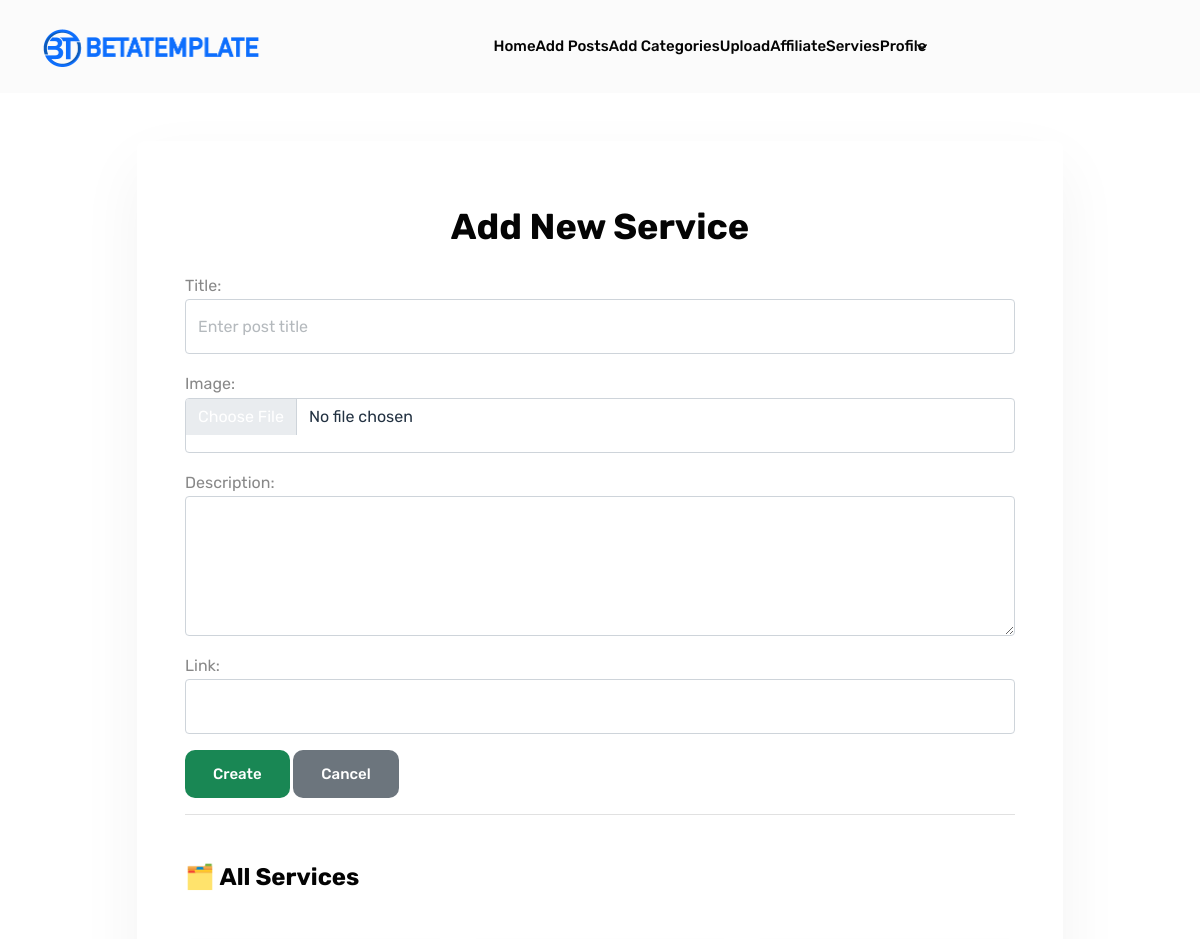
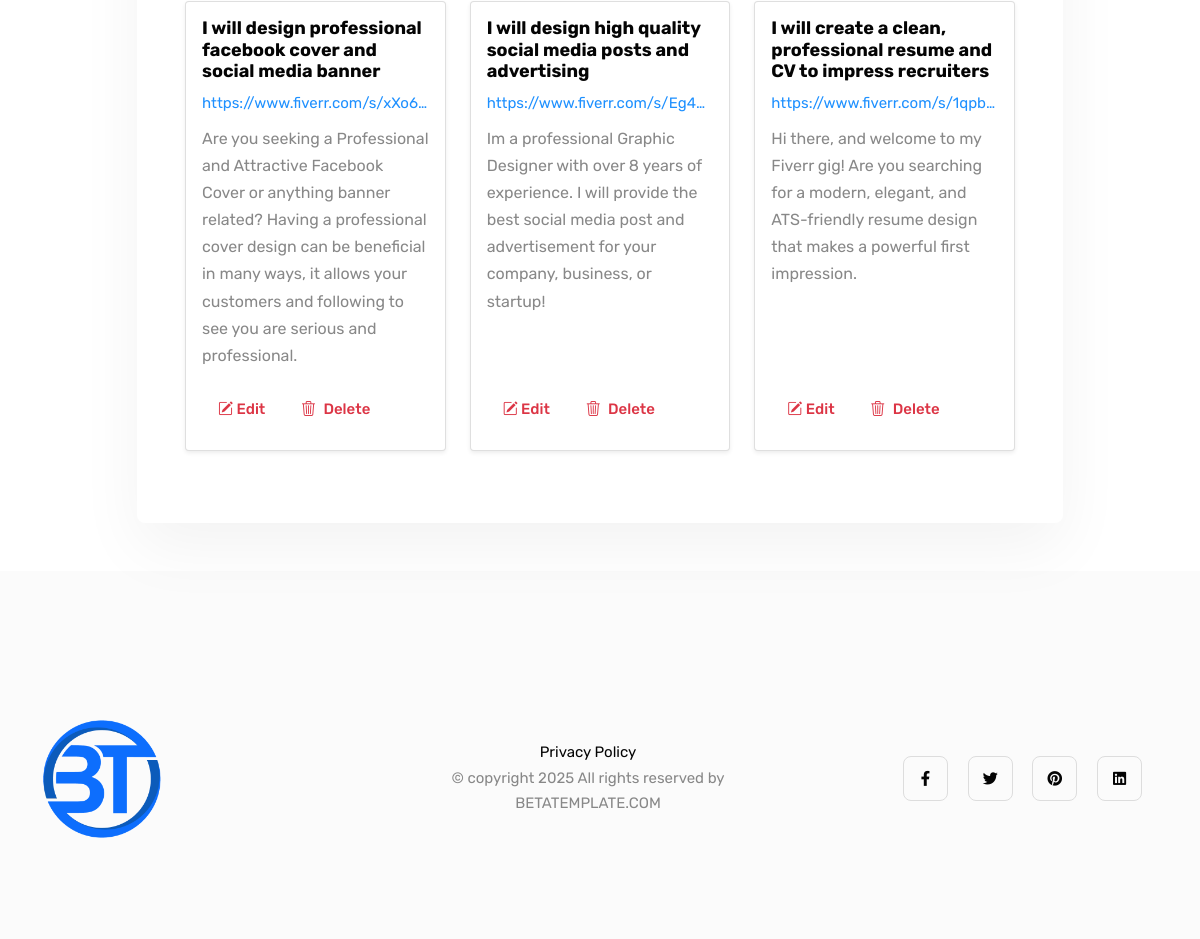
/services/create/ (signed in), run on the app's committed database (2 pictures, top to bottom).
### api/models.py (models this page shows, shortened)
class Services(models.Model):
    title = models.CharField(max_length=200)
    image = models.ImageField(upload_to='service_images/', blank=True, null=True)
    description = models.TextField()
    link = models.URLField(blank=True, null=True)
    created_at = models.DateTimeField(auto_now_add=True)

### api/views.py (the view)
# urls.py: path('services/create/', views.service_create_and_list, name='service_create_and_list'),
@login_required
@user_passes_test(is_admin)
def service_create_and_list(request):
    if request.method == 'POST':
        form = ServiceForm(request.POST, request.FILES)  # handle image uploads
        if form.is_valid():
            form.save()
            form = ServiceForm()  # reset form after saving
    else:
        form = ServiceForm()
    services = Services.objects.all()  # <-- use correct model name
    return render(request, 'service_form_and_list.html', {
        'form': form,
        'services': services,   # <-- match template variable
    })

### api/forms.py
class ServiceForm(forms.ModelForm):
    class Meta:
        model = Services
        fields = ['title', 'image', 'description', 'link']
        widgets = {
                    'title': forms.TextInput(attrs={
                        'class': 'form-control',
                        'placeholder': 'Enter post title'
                    }),
                    'image': forms.ClearableFileInput(attrs={
                        'class': 'form-control'
                    }),
                    'description': forms.Textarea(attrs={
                        'class': 'form-control'
                    }),
                    'link': forms.TextInput(attrs={
                        'class': 'form-control',
                    }),
                }

### api/views.py (called while the page is built)
def is_admin(user):
    return user.is_authenticated and user.is_staff

### api/templates/service_form_and_list.html (shortened to what this page needs)
{% extends "base.html" %}
{% load static %}
{% block content %}
<section class="my-5">
	<div class="container">
		<div class="row justify-content-center align-items-center">
			<div class="col-lg-10">
				<div class="shadow rounded p-5 bg-white">
					<div class="row">
						<div class="col-lg-12">
                        <h2 class="text-center py-3">{% if form.instance.pk %}Edit Service{% else %}Add New Service{% endif %}</h2>
                        <form method="post">
                            {{ form.as_p }}
                            <button type="submit" class="btn btn-success">{% if form.instance.pk %}Update{% else %}Create{% endif %}</button>
                            <a href="{{ request.META.HTTP_REFERER|default:'/' }}" class="btn btn-secondary">Cancel</a>
                        </form>
                        <hr>
                        <h3 class="my-5">🗂️ All Services</h3>
                        <div class="row">
                        {% for service in services %}
                            <div class="col-md-4 col-sm-6 mb-4">
                            <div class="card h-100 shadow-sm">
                                <div class="card-body d-flex flex-column">
                                <h5 class="card-title">{{ service.title }}</h5>
                                {% if service.link %}
                                    <a href="{{ service.link }}" target="_blank" class="card-link mb-2 text-truncate" style="overflow-wrap: break-word;">
                                    {{ service.link }}
                                    </a>
                                {% endif %}
                                <p class="card-text">{{ service.description }}</p>
                                <div class="mt-auto">
                                    <a href="{% url 'service_update' service.pk %}" class="btn btn-sm btn-outline-danger px-3">
                                        <i class="bi bi-pencil-square"></i> Edit</a>
                                    <a href="{% url 'service_delete' service.pk %}" class="btn btn-sm btn-outline-danger px-3">
                                        <i class="bi bi-trash3 me-1"></i> Delete
                                    </a>
                                </div>
                                </div>
                            </div>
                            </div>
                        {% empty %}
                            <div class="col-12">
                            <p>No services available.</p>
                            </div>
                        {% endfor %}
                        </div>
                    </div>
                </div>
            </div>
        </div>
    </div>
</section>
{% endblock %}

### data on the page
Services: title "I will design professional facebook cover and social media banner", link "https://www.fiverr.com/s/xXo6…", description "Are you seeking a Professional and Attractive Facebook Cover or anything banner related? Having a professional cover design can be beneficial in many ways, it allows your customers and following to see you are serious and professional."
Services: title "I will design high quality social media posts and advertising", link "https://www.fiverr.com/s/Eg4v…", description "Im a professional Graphic Designer with over 8 years of experience. I will provide the best social media post and advertisement for your company, business, or startup!"
Services: title "I will create a clean, professional resume and CV to impress recruiters", link "https://www.fiverr.com/s/1qpb…", description "Hi there, and welcome to my Fiverr gig! Are you searching for a modern, elegant, and ATS-friendly resume design that makes a powerful first impression."
